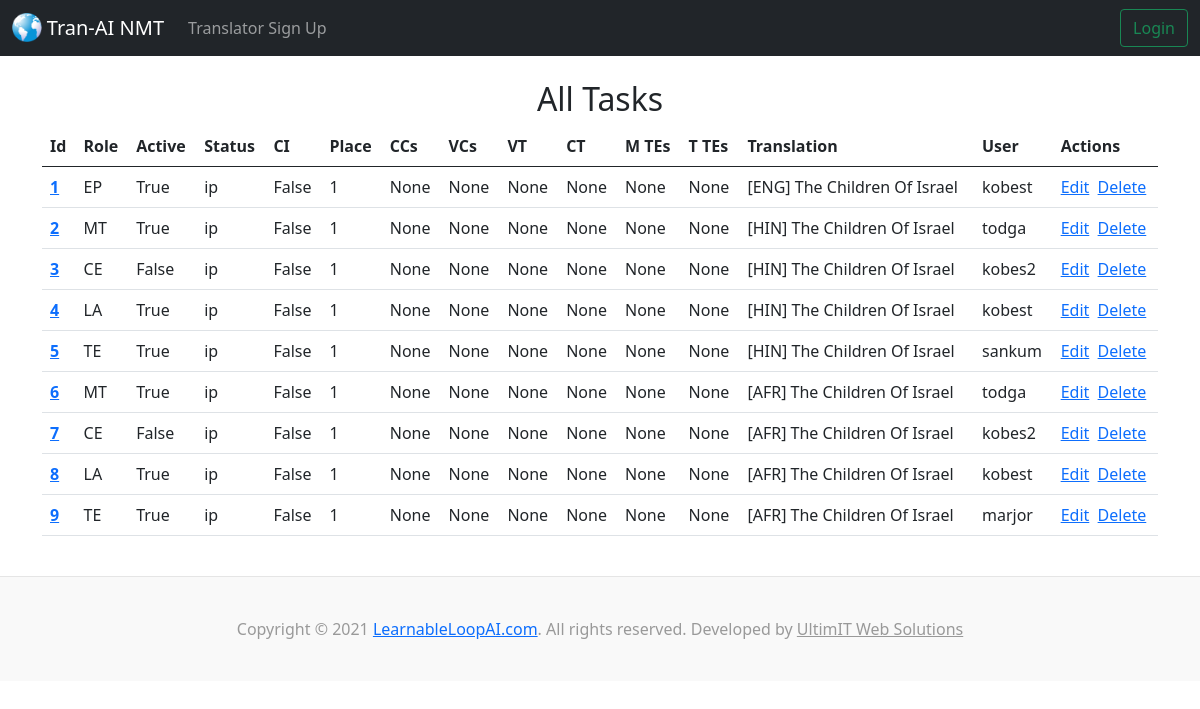
/tasks/, run on an earlier commit of the app's database.
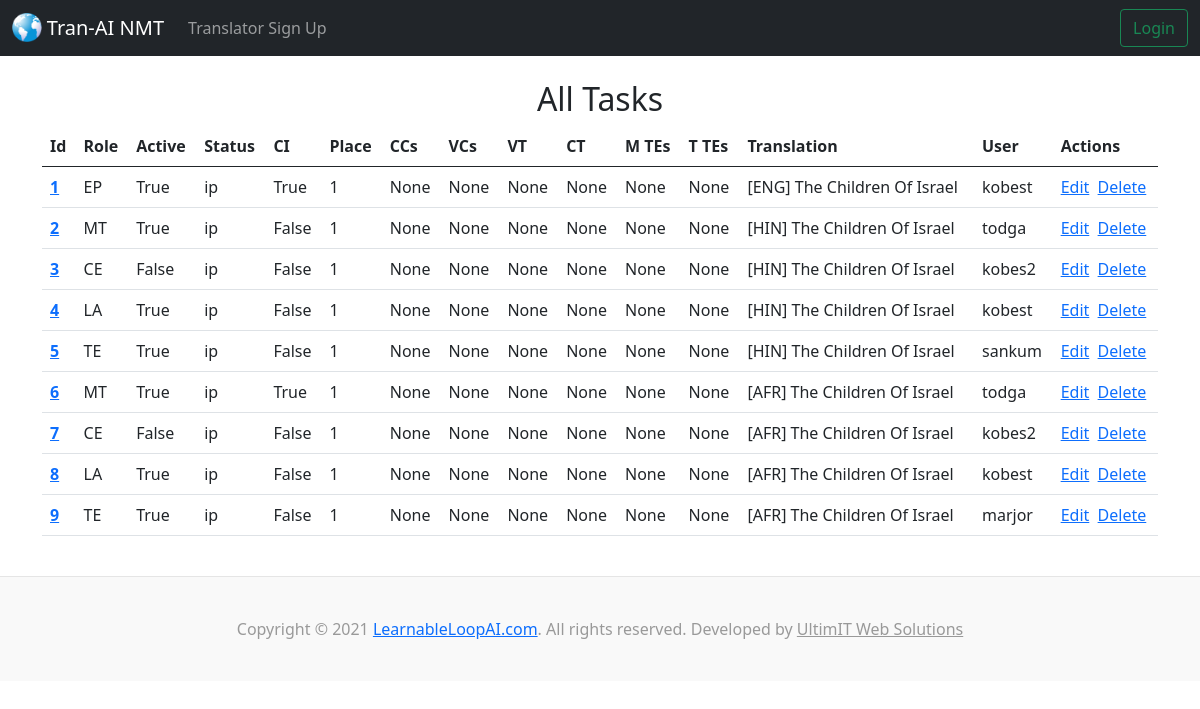
And on a later commit of the database.
### tranai/models.py (models this page shows, shortened)
class Task(models.Model):
  class Role(models.TextChoices):
    EP = 'EP', _('English Provider (EP)')
    EE = 'EE', _('English Editor (EE)')
    NT = 'NT', _('No Translator (NT)')
    MT = 'MT', _('Machine Translator (MT)')
    HT = 'HT', _('Human Translator (HT)')
    TE = 'TE', _('Translation Editor (TE)')
    SE = 'SE', _('Scripture Editor (SE)')
    PE = 'PE', _('Poetry Editor (PE)')
    CE = 'CE', _('Chief Editor (CE)')
    LA = 'LA', _('Language Administrator (LA)')
  class Status(models.TextChoices):
    ip = 'ip', _('In Process (ip)')
    cd = 'cd', _('Completed (cd)')
    te = 'te', _('TE editing (te)')
    ce = 'ce', _('CE editing (ce)')
    qe = 'qe', _('QE editing (qe)')
    pg = 'pg', _('Publishing (pg)')
    pd = 'pd', _('Published (pd)')
    pr = 'pr', _('Pruned (pr)')
  translation = models.ForeignKey(Translation, blank=False, null=False, on_delete=models.DO_NOTHING, related_name='tasks')
  user = models.ForeignKey(settings.AUTH_USER_MODEL, blank=False, null=False, on_delete=models.DO_NOTHING, related_name='tasks') #for accounts app
  role = models.CharField('Role', max_length=2, validators=[MinLengthValidator(2), MaxLengthValidator(2)], choices=Role.choices, default=Role.TE, blank=False, null=False,)
  active = models.BooleanField('Active', default=False)
  place = models.IntegerField('Place', default=1, validators=[MinValueValidator(1)], blank=False, null=False,)
  ci = models.BooleanField('Content imported', default=False)
  status = models.CharField('Status', max_length=2, validators=[MinLengthValidator(2), MaxLengthValidator(2)], choices=Status.choices, default=Status.ip, blank=False, null=False,)
  ccs = models.IntegerField('Final Create additions', blank=True, null=True,)
  ccs_k = models.IntegerField('- by klearing', blank=True, null=True,)
  ccs_m = models.IntegerField('- by modding', blank=True, null=True,)
  vcs = models.IntegerField('Final Vote additions', blank=True, null=True,)
  vcs_a = models.IntegerField('- by accepting', blank=True, null=True,)
  vcs_c = models.IntegerField('- by creating', blank=True, null=True,)
  vcs_t = models.IntegerField('- by topping', blank=True, null=True,)
  vcs_p = models.IntegerField('- by picking', blank=True, null=True,)
  ct = models.IntegerField('Final Create time (s)', blank=True, null=True,)
  vt = models.IntegerField('Final Vote time (s)', blank=True, null=True,)
  majtes = models.IntegerField('Final Majority Top Changes', blank=True, null=True,)
  tietes = models.IntegerField('Final Tie Top Changes', blank=True, null=True,)
  notes = models.CharField('Notes', max_length=200, blank=True, null=True,)

class Translation(models.Model):
  class Transcription(models.TextChoices):
    ANDES = 'A', _('Andes')
    MAMALIS = 'M', _('Mamalis')
  lan = models.CharField('Language', max_length=3)
  tran_title = models.CharField('Translated title', max_length=70)
  descrip = models.TextField('Description', blank=True, null=True, max_length=500)
  blkc = models.IntegerField('Block count')
  subc = models.IntegerField('Sub-block count')
  senc = models.IntegerField('Sentence count')
  xcrip = models.CharField('Transcription', max_length=1, choices=Transcription.choices, default=Transcription.ANDES, blank=False,)
  li = models.BooleanField('Lookup imported (eng) / translate contributions randomized (oth)')
  pubdate = models.DateField('Publication date', default=datetime.date.today)
  version = models.CharField('Version', max_length=20)
  document = models.ForeignKey(Document, blank=True, null=True, on_delete=models.CASCADE, related_name='translations')
  eng_tran = models.ForeignKey('self', blank=True, null=True, on_delete=models.CASCADE,)
  def __str__(self):
    return self.tran_title

### accounts/models.py (models this page shows)
class CustomUser(AbstractBaseUser, PermissionsMixin):
    email = models.EmailField(_('email address'), unique=True)
    username = models.CharField(_('username'), max_length=6, default='')
    admin = models.BooleanField(default=False)
    is_staff = models.BooleanField(default=False)
    is_active = models.BooleanField(default=True)
    created_at = models.DateTimeField(default=timezone.now)
    cur_task = models.ForeignKey(Task, blank=True, null=True, on_delete=models.CASCADE)
    USERNAME_FIELD = 'email'
    REQUIRED_FIELDS = []
    objects = CustomUserManager()
    def __str__(self):
        return self.username

### tranai/views.py (the view)
# urls.py: path('tasks/', views.index_tasks, name='index-tasks'),
def index_tasks(request):
  task_list = Task.objects.all()
  return render(request, 'tranai/index_tasks.html', {'task_list': task_list})

### tranai/templates/tranai/index_tasks.html
{% extends 'tranai/base.html' %}
{% block content %}
<center><h2>All Tasks</h2></center>
<table class="table table-hover">
  <thead>
    <tr>
      <th scope="col">Id</th>
      <th scope="col">Role</th>
      <th scope="col">Active</th>
      <th scope="col">Status</th>
      <th scope="col">CI</th>
      <th scope="col">Place</th>
      <th scope="col">CCs</th>
      <th scope="col">VCs</th>
      <th scope="col">VT</th>
      <th scope="col">CT</th>
      <th scope="col">M TEs</th>
      <th scope="col">T TEs</th>
      <th scope="col">Translation</th>
      <th scope="col">User</th>
      <th scope="col">Actions</th>
    </tr>
  </thead>
  <tbody>
{% for task in task_list %}
    <tr>
      <th scope="row"><a href="{% url 'show-task' task.id %}">{{ task.id }}</a></th>
      <td>{{ task.role }}</td>
      <td>{{ task.active }}</td>
      <td>{{ task.status }}</td>
      <td>{{ task.ci }}</td>
      <td>{{ task.place }}</td>
      <td>{{ task.ccs }}</td>
      <td>{{ task.vcs }}</td>
      <td>{{ task.vt }}</td>
      <td>{{ task.ct }}</td>
      <td>{{ task.majtes }}</td>
      <td>{{ task.tietes }}</td>
      <td>{{ task.translation }}</td>
      <td>{{ task.user }}</td>
      <td><a href="{% url 'update-task' task.id %}">Edit</a>&nbsp;&nbsp;<a href="{% url 'delete-task' task.id %}">Delete</a></td>
    </tr>
{% endfor %}
  </tbody>
</table>
{% endblock %}

What changed in the data, as far as the page shows it:
changed Task "EP": ci "False" → "True"
changed Task id 6: ci "False" → "True"
